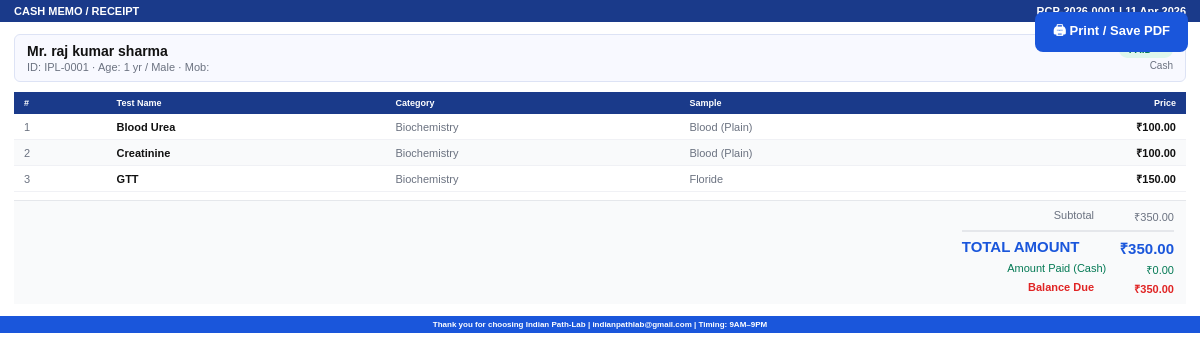
/booking/1/bill-print/ (signed in), run on the app's committed database.
### lab/models.py (models this page shows, shortened)
class Booking(models.Model):
    STATUS = [('pending','Pending'),('sample_collected','Sample Collected'),('processing','Processing'),('ready','Ready'),('delivered','Delivered')]
    PAYMENT_MODES = [('Cash','Cash'),('UPI/GPay','UPI/GPay'),('Card','Card'),('Cheque','Cheque'),('Credit','Credit')]
    receipt_id   = models.CharField(max_length=30, unique=True, editable=False)
    patient      = models.ForeignKey(Patient, on_delete=models.CASCADE, related_name='bookings')
    ref_doctor   = models.ForeignKey(Doctor, on_delete=models.SET_NULL, null=True, blank=True)
    tests        = models.ManyToManyField(Test, blank=True)
    booking_date = models.DateField(default=datetime.date.today)
    sample_date  = models.DateField(default=datetime.date.today)
    status       = models.CharField(max_length=20, choices=STATUS, default='sample_collected')
    subtotal     = models.DecimalField(max_digits=10, decimal_places=2, default=0)
    discount_pct = models.DecimalField(max_digits=5, decimal_places=2, default=0)
    referral_pct = models.DecimalField(max_digits=5, decimal_places=2, default=0)
    discount_amt = models.DecimalField(max_digits=10, decimal_places=2, default=0)
    total        = models.DecimalField(max_digits=10, decimal_places=2, default=0)
    paid         = models.DecimalField(max_digits=10, decimal_places=2, default=0)
    due          = models.DecimalField(max_digits=10, decimal_places=2, default=0)
    payment_mode = models.CharField(max_length=20, choices=PAYMENT_MODES, default='Cash')
    created_by   = models.ForeignKey(User, on_delete=models.SET_NULL, null=True, related_name='bookings_created')
    created_at   = models.DateTimeField(auto_now_add=True)
    class Meta: ordering = ['-created_at']

class Patient(models.Model):
    HONORIFICS = [
        ('Mr.','Mr.'),('Mrs.','Mrs.'),('Ms.','Ms.'),('Miss','Miss'),
        ('Dr.','Dr.'),('Prof.','Prof.'),('Master','Master'),('Baby','Baby'),
        ('M/s','M/s'),
    ]
    AGE_UNITS = [('Years','Years'),('Months','Months'),('Days','Days')]
    GENDERS = [('Male','Male'),('Female','Female'),('Child (M)','Child (M)'),('Child (F)','Child (F)'),('Other','Other')]
    PRIORITIES = [('Normal','Normal'),('Urgent','Urgent'),('Emergency','Emergency')]
    BLOODS = [('','Unknown'),('A+','A+'),('A-','A-'),('B+','B+'),('B-','B-'),
              ('AB+','AB+'),('AB-','AB-'),('O+','O+'),('O-','O-')]
    patient_id  = models.CharField(max_length=20, unique=True, editable=False)
    honorific   = models.CharField(max_length=10, choices=[('Mr.','Mr.'),('Mrs.','Mrs.'),('Ms.','Ms.'),('Miss','Miss'),('Dr.','Dr.'),('Prof.','Prof.'),('Master','Master'),('Baby','Baby'),('M/s','M/s')], default='Mr.')
    age_unit    = models.CharField(max_length=10, choices=[('Years','Years'),('Months','Months'),('Days','Days')], default='Years')
    user        = models.OneToOneField(User, on_delete=models.SET_NULL, null=True, blank=True, related_name='patient_profile')
    first_name  = models.CharField(max_length=100)
    last_name   = models.CharField(max_length=100, blank=True)
    age         = models.PositiveIntegerField()
    gender      = models.CharField(max_length=20, choices=GENDERS, default='Male')
    mobile      = models.CharField(max_length=20, blank=True)
    email       = models.EmailField(blank=True)
    address     = models.TextField(blank=True)
    blood_group = models.CharField(max_length=5, choices=BLOODS, blank=True)
    referring_doctor = models.ForeignKey(Doctor, on_delete=models.SET_NULL, null=True, blank=True)
    priority    = models.CharField(max_length=20, choices=PRIORITIES, default='Normal')
    photo       = models.ImageField(upload_to='photos/', null=True, blank=True)
    custom_display_id = models.CharField(max_length=50, blank=True, help_text='Custom ID on reports')
    registered_at = models.DateTimeField(auto_now_add=True)
    class Meta: ordering = ['-registered_at']
    @property
    def full_name(self): return f"{self.first_name} {self.last_name}".strip()
    @property
    def salutation(self):
        return self.honorific

class Test(models.Model):
    CATEGORIES = [
        ('Haematology','Haematology'),('Biochemistry','Biochemistry'),
        ('Serology','Serology'),('Clinical Pathology','Clinical Pathology'),
        ('Histopathology','Histopathology'),('Hormones','Hormones'),
    ]
    SAMPLES = [
        ('Blood (EDTA)','Blood (EDTA)'),('Blood (Plain)','Blood (Plain)'),
        ('Urine','Urine'),('Stool','Stool'),('Swab','Swab'),
        ('Sputum','Sputum'),('Semen','Semen'),('Tissue','Tissue'),
        ('Sodium Citrate','Sodium Citrate'),('Heparin','Heparin'),('Floride','Floride'),
    ]
    name     = models.CharField(max_length=200)
    full_name = models.CharField(max_length=300, blank=True, help_text='Optional full name (e.g. "Complete Blood Count" for CBC). If set, this shows on reports instead of short name.')
    category = models.CharField(max_length=50, choices=CATEGORIES, default='Haematology')
    price    = models.DecimalField(max_digits=8, decimal_places=2, default=0)
    sample   = models.CharField(max_length=30, choices=SAMPLES, default='Blood (Plain)')
    tat      = models.CharField(max_length=50, blank=True)
    active   = models.BooleanField(default=True)
    class Meta: ordering = ['category','name']

### lab/views.py (the view)
# urls.py: path('booking/<int:pk>/bill-print/',    views.bill_print,         name='bill_print'),
@login_required
@doc_access
def bill_print(request, pk):
    from .models import LabSettings
    booking = get_object_or_404(Booking.objects.select_related('patient','ref_doctor').prefetch_related('tests'), pk=pk)
    lab = LabSettings.get()
    return render(request, 'lab/bill_pdf.html', {'booking': booking, 'letterhead': False, 'lab': lab})

### lab/context_processors.py (called while the page is built)
def lab_context(request):
    role = 'anonymous'
    if request.user.is_authenticated:
        try:
            role = request.user.profile.role
        except Exception:
            role = 'patient'
    try:
        from .models import LabSettings
        lab = LabSettings.get()
    except Exception:
        lab = None
    lab_name  = lab.lab_name if lab else 'Indian Path-Lab'
    lab_phone = lab.phone    if lab else '9213303786, 9971404170'
    app_version = getattr(django_settings, 'APP_VERSION_NAME', 'PathLab v1.1')
    return {
        'user_role':   role,
        'LAB_NAME':    lab_name,
        'LAB_PHONE':   lab_phone,
        'LAB':         lab,
        'APP_VERSION': app_version,
    }

### lab/models.py (called while the page is built)
    @classmethod
    def get(cls):
        obj, _ = cls.objects.get_or_create(pk=1)
        return obj

### lab/views.py (called while the page is built)
def role_required(*roles):
    def dec(fn):
        @wraps(fn)
        def inner(request, *a, **kw):
            if not request.user.is_authenticated:
                return redirect('login')
            try:
                if request.user.profile.role not in roles and not request.user.is_superuser:
                    messages.error(request, "Access denied.")
                    return redirect('dashboard')
            except UserProfile.DoesNotExist:
                return redirect('login')
            return fn(request, *a, **kw)
        return inner
    return dec

### lab/templates/lab/bill_pdf.html (shortened to what this page needs)
<!DOCTYPE html><html lang="en"><head><meta charset="UTF-8"><title>Bill — {{ booking.receipt_id }}</title>
</head><body>
<button class="pbtn no-print" onclick="doPrint()">🖨 Print / Save PDF</button>
<div class="tbar"><span>CASH MEMO / RECEIPT</span><span>{{ booking.receipt_id }} | {{ booking.booking_date|date:"d M Y" }}</span></div>
<div class="bw">
  <div class="pr">
    <div><div style="font-size:14px;font-weight:700">{{ booking.patient.salutation }} {{ booking.patient.full_name }}</div>
    <div style="font-size:11px;color:#6b7280;margin-top:2px">ID: {{ booking.patient.patient_id }} · Age: {{ booking.patient.age }} yr / {{ booking.patient.gender }} · Mob: {{ booking.patient.mobile }}</div>
    {% if booking.ref_doctor %}<div style="font-size:11px;color:#6b7280">Ref. Dr: {{ booking.ref_doctor.name }}</div>{% endif %}</div>
    <div style="text-align:right"><span style="background:#def7ec;color:#057a55;padding:3px 10px;border-radius:12px;font-size:10px;font-weight:700">PAID ✓</span><div style="font-size:10px;color:#6b7280;margin-top:5px">{{ booking.payment_mode }}</div></div>
  </div>
  <table class="pt"><thead><tr><th>#</th><th>Test Name</th><th>Category</th><th>Sample</th><th style="text-align:right">Price</th></tr></thead>
  <tbody>{% for t in booking.tests.all %}<tr><td style="color:#6b7280">{{ forloop.counter }}</td><td style="font-weight:600">{{ t.name }}</td><td style="color:#6b7280">{{ t.category }}</td><td style="color:#6b7280">{{ t.sample }}</td><td style="text-align:right;font-weight:700">₹{{ t.price }}</td></tr>{% endfor %}</tbody></table>
  <div class="tots">
    <div class="tr"><span>Subtotal</span><span>₹{{ booking.subtotal }}</span></div>
    <div class="tr tg"><span>TOTAL AMOUNT</span><span>₹{{ booking.total }}</span></div>
    <div class="tr" style="color:#057a55"><span>Amount Paid ({{ booking.payment_mode }})</span><span>₹{{ booking.paid }}</span></div>
    {% if booking.due > 0 %}<div class="tr" style="color:#e02424;font-weight:700"><span>Balance Due</span><span>₹{{ booking.due }}</span></div>{% endif %}
  </div>
</div>
<div class="fb">Thank you for choosing Indian Path-Lab | indianpathlab@gmail.com | Timing: 9AM–9PM</div>
</body></html>

### data on the page
Booking: receipt_id "RCP-2026-0001", booking_date "11 Apr 2026", patient.salutation "Mr.", patient.full_name "raj kumar sharma", patient.patient_id "IPL-0001", patient.age "1", patient.gender "Male", payment_mode "Cash", subtotal "350.00", total "350.00", paid "0.00", due "350.00"
Test: name "Blood Urea", category "Biochemistry", sample "Blood (Plain)", price "100.00"
Test: name "Creatinine", category "Biochemistry", sample "Blood (Plain)", price "100.00"
Test: name "GTT", category "Biochemistry", sample "Floride", price "150.00"
